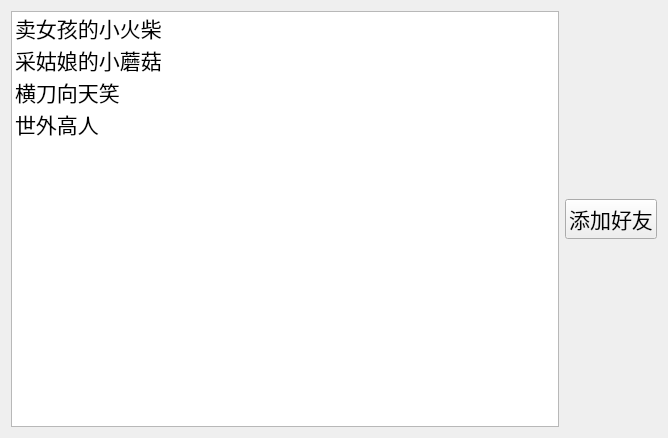
<?xml version="1.0" encoding="UTF-8"?>
<ui version="4.0">
 <class>OnlineUsr</class>
 <widget class="QWidget" name="OnlineUsr">
  <property name="geometry">
   <rect>
    <x>0</x>
    <y>0</y>
    <width>668</width>
    <height>438</height>
   </rect>
  </property>
  <property name="windowTitle">
   <string>在线用户列表</string>
  </property>
  <layout class="QHBoxLayout" name="horizontalLayout_2">
   <item>
    <layout class="QHBoxLayout" name="horizontalLayout">
     <item>
      <widget class="QListWidget" name="online_usr_lw">
       <property name="font">
        <font>
         <pointsize>16</pointsize>
        </font>
       </property>
       <item>
        <property name="text">
         <string>卖女孩的小火柴</string>
        </property>
       </item>
       <item>
        <property name="text">
         <string>采姑娘的小蘑菇</string>
        </property>
       </item>
       <item>
        <property name="text">
         <string>横刀向天笑</string>
        </property>
       </item>
       <item>
        <property name="text">
         <string>世外高人</string>
        </property>
       </item>
      </widget>
     </item>
     <item>
      <layout class="QVBoxLayout" name="verticalLayout">
       <item>
        <spacer name="verticalSpacer">
         <property name="orientation">
          <enum>Qt::Vertical</enum>
         </property>
         <property name="sizeHint" stdset="0">
          <size>
           <width>20</width>
           <height>40</height>
          </size>
         </property>
        </spacer>
       </item>
       <item>
        <widget class="QPushButton" name="addFriend_pb">
         <property name="font">
          <font>
           <pointsize>16</pointsize>
          </font>
         </property>
         <property name="text">
          <string>添加好友</string>
         </property>
        </widget>
       </item>
       <item>
        <spacer name="verticalSpacer_2">
         <property name="orientation">
          <enum>Qt::Vertical</enum>
         </property>
         <property name="sizeHint" stdset="0">
          <size>
           <width>20</width>
           <height>40</height>
          </size>
         </property>
        </spacer>
       </item>
      </layout>
     </item>
    </layout>
   </item>
  </layout>
 </widget>
 <resources/>
 <connections/>
</ui>
